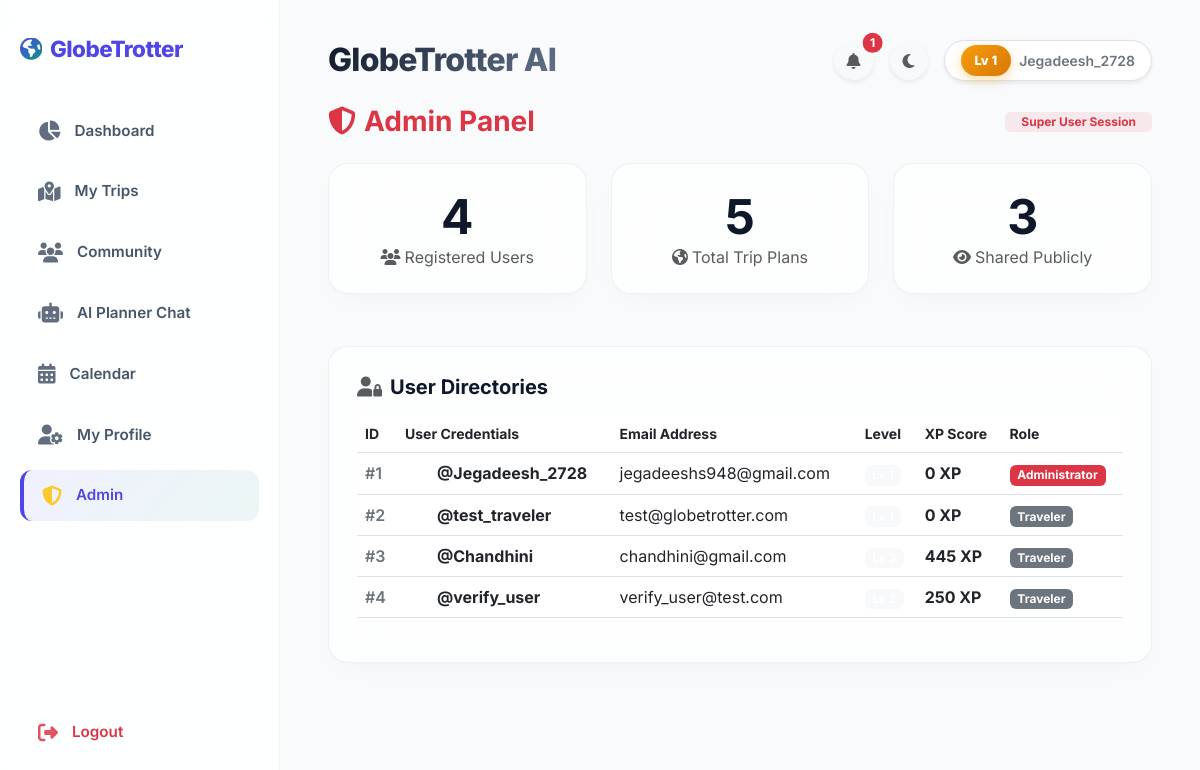
The page /admin (signed in) on the database its author committed.
### app.py/app.py (models this page shows)
class User(UserMixin, db.Model):
    id = db.Column(db.Integer, primary_key=True)
    username = db.Column(db.String(150), unique=True, nullable=False)
    email = db.Column(db.String(150), unique=True, nullable=False)
    password = db.Column(db.String(150), nullable=False)
    is_admin = db.Column(db.Boolean, default=False)
    xp = db.Column(db.Integer, default=0)
    level = db.Column(db.Integer, default=1)
    points = db.Column(db.Integer, default=0)
    trips = db.relationship('Trip', backref='author', lazy=True, cascade="all, delete-orphan")
    achievements = db.relationship('UserAchievement', backref='user', lazy=True, cascade="all, delete-orphan")
    notifications = db.relationship('Notification', backref='user', lazy=True, cascade="all, delete-orphan")
    chat_messages = db.relationship('ChatMessage', backref='user', lazy=True, cascade="all, delete-orphan")
    documents = db.relationship('UploadedDocument', backref='user', lazy=True, cascade="all, delete-orphan")
    journal_entries = db.relationship('JournalEntry', backref='user', lazy=True, cascade="all, delete-orphan")

### app.py/app.py (the view)
@app.route('/admin')
@login_required
def admin_panel():
    if not current_user.is_admin: return "Access Denied", 403
    stats = {
        'user_count': User.query.count(),
        'trip_count': Trip.query.count(),
        'public_trip_count': Trip.query.filter_by(is_public=True).count(),
        'users': User.query.all()
    }
    return render_template('admin.html', **stats)

### app.py/app.py (called while the page is built)
@login_manager.user_loader
def load_user(user_id):
    return User.query.get(int(user_id))

### templates/admin.html (shortened to what this page needs)
{% extends "base.html" %}
{% block content %}
<div class="d-flex justify-content-between align-items-center mb-4">
    <h3 class="fw-bold m-0 text-danger"><i class="fa-solid fa-shield-halved me-2"></i>Admin Panel</h3>
    <span class="badge bg-danger-soft text-danger px-3 py-1">Super User Session</span>
</div>
<div class="row g-4 mb-4">
    <div class="col-md-4">
        <div class="glass-card text-center p-4">
            <h1 class="fw-bold text-teal m-0" style="font-size:3rem">{{ user_count }}</h1>
            <p class="text-muted m-0"><i class="fa-solid fa-users me-1"></i>Registered Users</p>
        </div>
    </div>
    <div class="col-md-4">
        <div class="glass-card text-center p-4">
            <h1 class="fw-bold text-teal m-0" style="font-size:3rem">{{ trip_count }}</h1>
            <p class="text-muted m-0"><i class="fa-solid fa-earth-americas me-1"></i>Total Trip Plans</p>
        </div>
    </div>
    <div class="col-md-4">
        <div class="glass-card text-center p-4">
            <h1 class="fw-bold text-teal m-0" style="font-size:3rem">{{ public_trip_count }}</h1>
            <p class="text-muted m-0"><i class="fa-solid fa-eye me-1"></i>Shared Publicly</p>
        </div>
    </div>
</div>
<div class="glass-card">
    <h5 class="fw-bold mb-3"><i class="fa-solid fa-user-lock text-muted me-2"></i>User Directories</h5>
    <div class="table-responsive">
        <table class="table align-middle">
            <thead>
                <tr class="text-muted small">
                    <th>ID</th>
                    <th>User Credentials</th>
                    <th>Email Address</th>
                    <th>Level</th>
                    <th>XP Score</th>
                    <th>Role</th>
                </tr>
            </thead>
            <tbody>
                {% for u in users %}
                <tr>
                    <td class="text-secondary fw-semibold">#{{ u.id }}</td>
                    <td>
                        <div class="d-flex align-items-center gap-2">
                            <div class="rounded-circle bg-teal text-white fw-bold d-flex align-items-center justify-content-center" style="width:24px; height:24px; font-size:0.75rem">
                            </div>
                            <strong>@{{ u.username }}</strong>
                        </div>
                    </td>
                    <td>{{ u.email }}</td>
                    <td><span class="badge bg-light text-teal">Lv {{ u.level or 1 }}</span></td>
                    <td class="fw-bold">{{ u.xp or 0 }} XP</td>
                    <td>
                        {% if u.is_admin %}
                        <span class="badge bg-danger">Administrator</span>
                        {% else %}
                        <span class="badge bg-secondary">Traveler</span>
                        {% endif %}
                    </td>
                </tr>
                {% endfor %}
            </tbody>
        </table>
    </div>
</div>
{% endblock %}

### templates/base.html (shortened to what this page needs)
<!DOCTYPE html>
<html lang="en">
<head>
    <link href="https://cdn.jsdelivr.net/npm/bootstrap@5.3.0/dist/css/bootstrap.min.css" rel="stylesheet">
    <link rel="stylesheet" href="https://cdnjs.cloudflare.com/ajax/libs/font-awesome/6.4.0/css/all.min.css">
    <link rel="stylesheet" href="{{ url_for('static', filename='css/style.css') }}">
</head>
<body>
    <div class="app-wrapper">
        {% if current_user.is_authenticated %}
        <aside class="app-sidebar">
            <a href="{{ url_for('dashboard') }}" class="sidebar-brand">
                <i class="fa-solid fa-earth-americas text-teal me-2"></i>
                <span>GlobeTrotter</span>
            </a>
            <ul class="sidebar-menu">
                <li>
                    <a href="{{ url_for('dashboard') }}" class="sidebar-link {% if request.path == url_for('dashboard') %}active{% endif %}">
                        <i class="fa-solid fa-chart-pie"></i>
                        <span>Dashboard</span>
                    </a>
                </li>
                <li>
                    <a href="{{ url_for('my_trips') }}" class="sidebar-link {% if request.path == url_for('my_trips') %}active{% endif %}">
                        <i class="fa-solid fa-map-location-dot"></i>
                        <span>My Trips</span>
                    </a>
                </li>
                <li>
                    <a href="{{ url_for('community') }}" class="sidebar-link {% if request.path == url_for('community') or request.path == url_for('leaderboard_view') %}active{% endif %}">
                        <i class="fa-solid fa-users"></i>
                        <span>Community</span>
                    </a>
                </li>
                <li>
                    <a href="{{ url_for('ai_chat_view') }}" class="sidebar-link {% if request.path == url_for('ai_chat_view') %}active{% endif %}">
                        <i class="fa-solid fa-robot"></i>
                        <span>AI Planner Chat</span>
                    </a>
                </li>
                <li>
                    <a href="{{ url_for('calendar_view') }}" class="sidebar-link {% if request.path == url_for('calendar_view') %}active{% endif %}">
                        <i class="fa-solid fa-calendar-days"></i>
                        <span>Calendar</span>
                    </a>
                </li>
                <li>
                    <a href="{{ url_for('profile') }}" class="sidebar-link {% if request.path == url_for('profile') %}active{% endif %}">
                        <i class="fa-solid fa-user-gear"></i>
                        <span>My Profile</span>
                    </a>
                </li>
                {% if current_user.is_admin %}
                <li>
                    <a href="{{ url_for('admin_panel') }}" class="sidebar-link {% if request.path == url_for('admin_panel') %}active{% endif %}">
                        <i class="fa-solid fa-shield-halved text-warning"></i>
                        <span>Admin</span>
                    </a>
                </li>
                {% endif %}
            </ul>
            <div class="mt-auto">
                <a href="{{ url_for('logout') }}" class="sidebar-link text-danger">
                    <i class="fa-solid fa-right-from-bracket"></i>
                    <span>Logout</span>
                </a>
            </div>
        </aside>
        {% endif %}
        <main class="app-content" style="{% if not current_user.is_authenticated %}margin-left: 0; width: 100%;{% endif %}">
            {% if current_user.is_authenticated %}
            <div class="header-actions mb-4">
                <div class="d-flex align-items-center">
                    <h2 class="heading-title m-0">GlobeTrotter AI</h2>
                </div>
                <div class="d-flex align-items-center gap-3">
                    <div class="dropdown">
                        <button class="btn btn-light position-relative rounded-circle shadow-sm" type="button" id="notifDropdown" data-bs-toggle="dropdown" aria-expanded="false" onclick="fetchNotifications()">
                            <i class="fa-solid fa-bell text-muted"></i>
                            <span id="notif-badge" class="position-absolute top-0 start-100 translate-middle badge rounded-pill bg-danger d-none">
                            </span>
                        </button>
                    </div>
                    <button id="theme-toggle" class="btn btn-light rounded-circle shadow-sm" type="button">
                        <i class="fa-solid fa-moon text-muted"></i>
                    </button>
                    <a href="{{ url_for('profile') }}" class="d-flex align-items-center text-decoration-none bg-white py-1 px-3 border rounded-pill shadow-sm">
                        <span class="xp-level-badge me-2">Lv {{ current_user.level or 1 }}</span>
                        <small class="text-secondary fw-semibold">{{ current_user.username }}</small>
                    </a>
                </div>
            </div>
            {% endif %}
            {% block content %}{% endblock %}
        </main>
    </div>
</body>
</html>

### static/css/style.css (style rules this page uses)
:root { --primary: #4f46e5; --primary-hover: #4338ca; --secondary: #0d9488; --secondary-hover: #0f766e; --accent: #f43f5e; --accent-hover: #e11d48; --bg-color: #f8fafc; --card-bg: rgba(255, 255, 255, 0.75); --border-color: rgba(148, 163, 184, 0.15); --focus-ring: rgba(79, 70, 229, 0.15); --text-primary: #0f172a; --text-secondary: #475569; --text-muted: #64748b; --sidebar-bg: rgba(255, 255, 255, 0.85); --sidebar-active: linear-gradient(135deg, rgba(79, 70, 229, 0.08), rgba(13, 148, 136, 0.08)); --sidebar-border: rgba(148, 163, 184, 0.12); --glow-shadow: 0 10px 30px -10px rgba(0, 0, 0, 0.04), 0 1px 3px rgba(0, 0, 0, 0.02); --elevation-hover: 0 20px 40px -15px rgba(79, 70, 229, 0.08), 0 1px 3px rgba(0, 0, 0, 0.02); --border-radius-sm: 8px; --border-radius-md: 12px; --border-radius-lg: 20px; }
* { transition: background-color 0.3s cubic-bezier(0.25, 0.8, 0.25, 1), border-color 0.3s cubic-bezier(0.25, 0.8, 0.25, 1), color 0.2s ease, box-shadow 0.25s ease; }
body { background-color: var(--bg-color); color: var(--text-primary); font-family: 'Inter', -apple-system, BlinkMacSystemFont, "Segoe UI", Roboto, sans-serif; overflow-x: hidden; margin: 0; padding: 0; -webkit-font-smoothing: antialiased; -moz-osx-font-smoothing: grayscale; }
.glass-card { background: var(--card-bg); backdrop-filter: blur(24px); -webkit-backdrop-filter: blur(24px); border: 1px solid var(--border-color); box-shadow: var(--glow-shadow); border-radius: var(--border-radius-lg); padding: 28px; margin-bottom: 28px; position: relative; overflow: hidden; transition: transform 0.3s cubic-bezier(0.34, 1.56, 0.64, 1), box-shadow 0.3s cubic-bezier(0.34, 1.56, 0.64, 1), border-color 0.3s ease; }
.app-wrapper { display: flex; min-height: 100vh; }
.app-sidebar { width: 280px; background-color: var(--sidebar-bg); backdrop-filter: blur(20px); -webkit-backdrop-filter: blur(20px); border-right: 1px solid var(--sidebar-border); padding: 32px 20px; display: flex; flex-direction: column; position: fixed; height: 100vh; z-index: 100; }
.sidebar-brand { font-size: 1.4rem; font-weight: 800; color: var(--primary); text-decoration: none; display: flex; align-items: center; margin-bottom: 40px; letter-spacing: -0.5px; }
.sidebar-brand i { background: linear-gradient(135deg, var(--primary), var(--secondary)); -webkit-background-clip: text; background-clip: text; -webkit-text-fill-color: transparent; }
.sidebar-menu { list-style: none; padding: 0; margin: 0; flex-grow: 1; }
.sidebar-link { display: flex; align-items: center; padding: 14px 18px; color: var(--text-secondary); text-decoration: none; border-radius: var(--border-radius-md); font-weight: 600; margin-bottom: 10px; font-size: 0.95rem; }
.sidebar-link i { margin-right: 14px; font-size: 1.25rem; opacity: 0.85; }
.sidebar-link.active { background: var(--sidebar-active); color: var(--primary); border-left: 4px solid var(--primary); }
.app-content { margin-left: 280px; padding: 40px 48px; width: calc(100% - 280px); flex-grow: 1; }
.xp-level-badge { display: inline-flex; align-items: center; background: linear-gradient(135deg, #f59e0b, #d97706); color: #ffffff; font-weight: 800; padding: 6px 14px; border-radius: 9999px; font-size: 0.8rem; box-shadow: 0 4px 12px rgba(245, 158, 11, 0.35); animation: badge-pulse 2s infinite ease-in-out; }
.header-actions { display: flex; justify-content: space-between; align-items: center; margin-bottom: 32px; }
.heading-title { font-weight: 800; font-size: 2rem; letter-spacing: -0.75px; background: linear-gradient(135deg, var(--text-primary), var(--text-muted)); -webkit-background-clip: text; background-clip: text; -webkit-text-fill-color: transparent; }

### templates/admin.html (style rules this page uses)
.bg-danger-soft { background-color: rgba(220, 38, 38, 0.08); }

### rows shown on the page
User: level "1", username "Jegadeesh_2728", id "1", email "jegadeeshs948@gmail.com", xp "0", is_admin "Administrator"
User: id "2", username "test_traveler", email "test@globetrotter.com", xp "0", is_admin "Traveler"
User: id "3", username "Chandhini", email "chandhini@gmail.com", xp "445", is_admin "Traveler"
User: id "4", username "verify_user", email "verify_user@test.com", xp "250", is_admin "Traveler"

### other values the page prints
{{ user_count }} "4"
{{ trip_count }} "5"
{{ public_trip_count }} "3"
